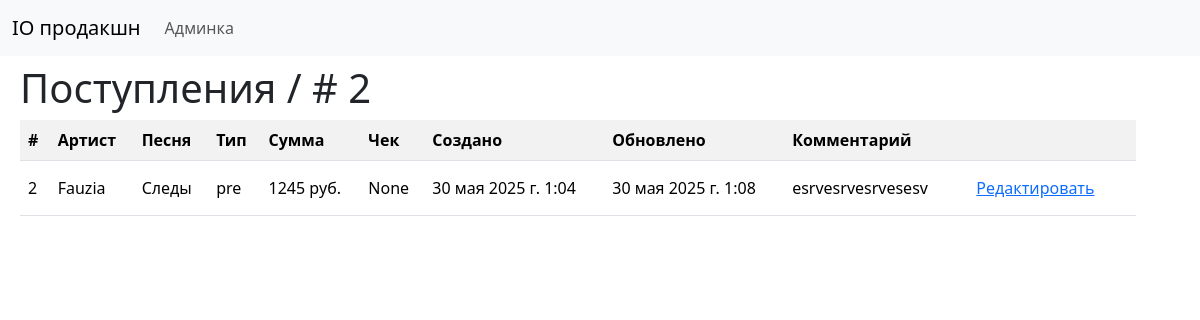
/tr/2/, run on the app's committed database.
### iocrm_app/models.py (models this page shows, shortened)
class Transaction(models.Model):
    artist = models.ForeignKey(Artist, related_name="transactions", verbose_name="артист", on_delete = models.PROTECT)
    song = models.ForeignKey(Project, related_name="transactions", verbose_name="песня", on_delete = models.PROTECT)
    type = models.CharField(max_length=6, choices=TRANSACTION_CHOICES, verbose_name="тип", default='pre')
    q = models.IntegerField(verbose_name="сумма")
    receipt = models.URLField(blank=True, null=True, verbose_name="чек")
    created_at = models.DateTimeField(auto_now_add=True)
    updated_at = models.DateTimeField(auto_now=True)
    comment = models.CharField (max_length=512, verbose_name="комментарий")
    ordering = ["-updated_at"]

class Artist(models.Model):
    name = models.CharField(max_length=200, verbose_name="артист")
    created_at = models.DateTimeField(auto_now_add=True)
    updated_at = models.DateTimeField(auto_now=True)
    cover_image = models.FileField(upload_to='images/', null=True, blank=True)
    ordering = ["updated_at"]
    artist_link = models.CharField(max_length=200, verbose_name="ссылка", blank=True, null=True)
    landing = models.BooleanField()
    def __str__(self):
        return self.name

class Project(models.Model):
    song = models.CharField(max_length=200, verbose_name="песни")
    artist = models.ForeignKey(Artist, related_name="projects", verbose_name="проекты", on_delete = models.PROTECT)
    price = models.IntegerField(verbose_name="стоимость")
    agreement = models.URLField(blank=True, null=True, verbose_name="договор")
    result = models.URLField(blank=True, null=True, verbose_name="результат")
    yandex = models.URLField(blank=True, null=True, verbose_name="ссылка на прослушивание")
    status = models.CharField(max_length=16, choices=PROJECT_CHOICES, default='demo', verbose_name="статус")
    created_at = models.DateTimeField(auto_now_add=True)
    updated_at = models.DateTimeField(auto_now=True)
    def __str__(self):
        return self.song
    ordering = ["-updated_at"]

### iocrm_app/views.py (the view)
# urls.py: path('tr/<int:pk>/', views.tr_detail, name='tr_detail'),
def tr_detail(request, pk):
    tr = get_object_or_404(Transaction, pk=pk)
    return render(request, 'iocrm_app/tr_detail.html', {'tr': tr})

### iocrm_app/templates/iocrm_app/tr_detail.html
{% extends 'iocrm_app/base.html' %}
{% block content %}
        <h1 class="mb-2">Поступления / # {{tr.pk}} </h1>
        <table class="table table-striped align-middle">
                <tr>
                    <td><b>#</b></td>
                    <td><b>Артист</b></td>
                    <td><b>Песня</b></td>
                    <td><b>Тип</b></td>
                    <td><b>Сумма</b></td>
                    <td><b>Чек</b></td>
                    <td><b>Создано</b></td>
                    <td><b>Обновлено</b></td>
                    <td><b>Комментарий</b></td>
                    <td></td>
                </tr>
                <tr>
                    <td>{{tr.pk}}</td>
                    <td>{{tr.artist}}</td>
                    <td>{{tr.song}}</td>
                    <td>{{tr.type}}</td>
                    <td>{{tr.q}} руб.</td>
                    <td>{{tr.receipt}}</td>
                    <td>{{tr.created_at}}</td>
                    <td>{{tr.updated_at}}</td>
                    <td>{{tr.comment}}</td>
                    <td><a class="btn btn-link" href="{% url 'tr_edit' pk=tr.pk %}">Редактировать</a></td>
            </tr>
        </table>
{% endblock %}

### data on the page
Transaction: pk "2", artist "Fauzia", song "Следы", type "pre", q "1245", receipt "None", created_at "30 мая 2025 г. 1:04", updated_at "30 мая 2025 г. 1:08", comment "esrvesrvesrvesesv"
